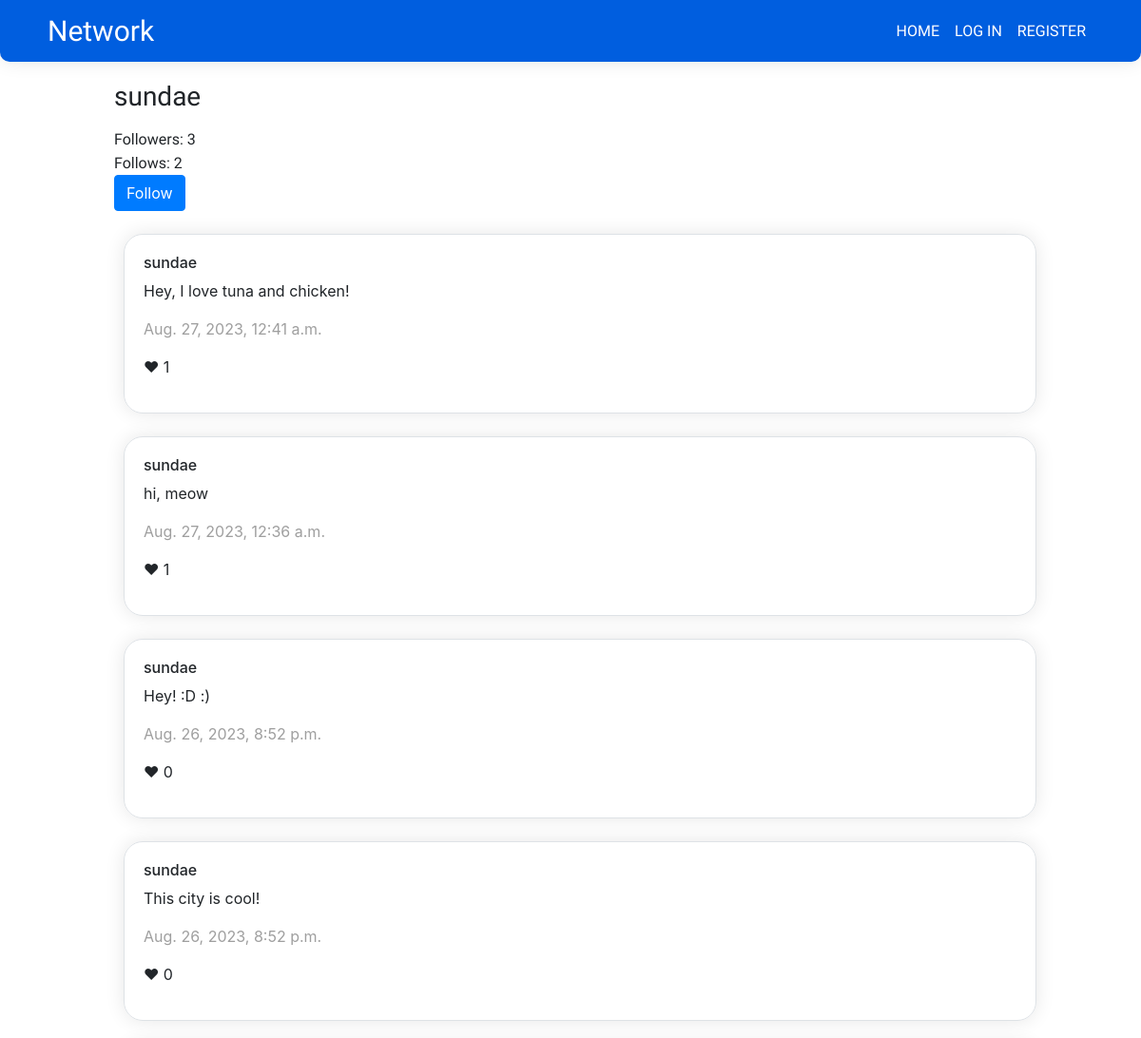
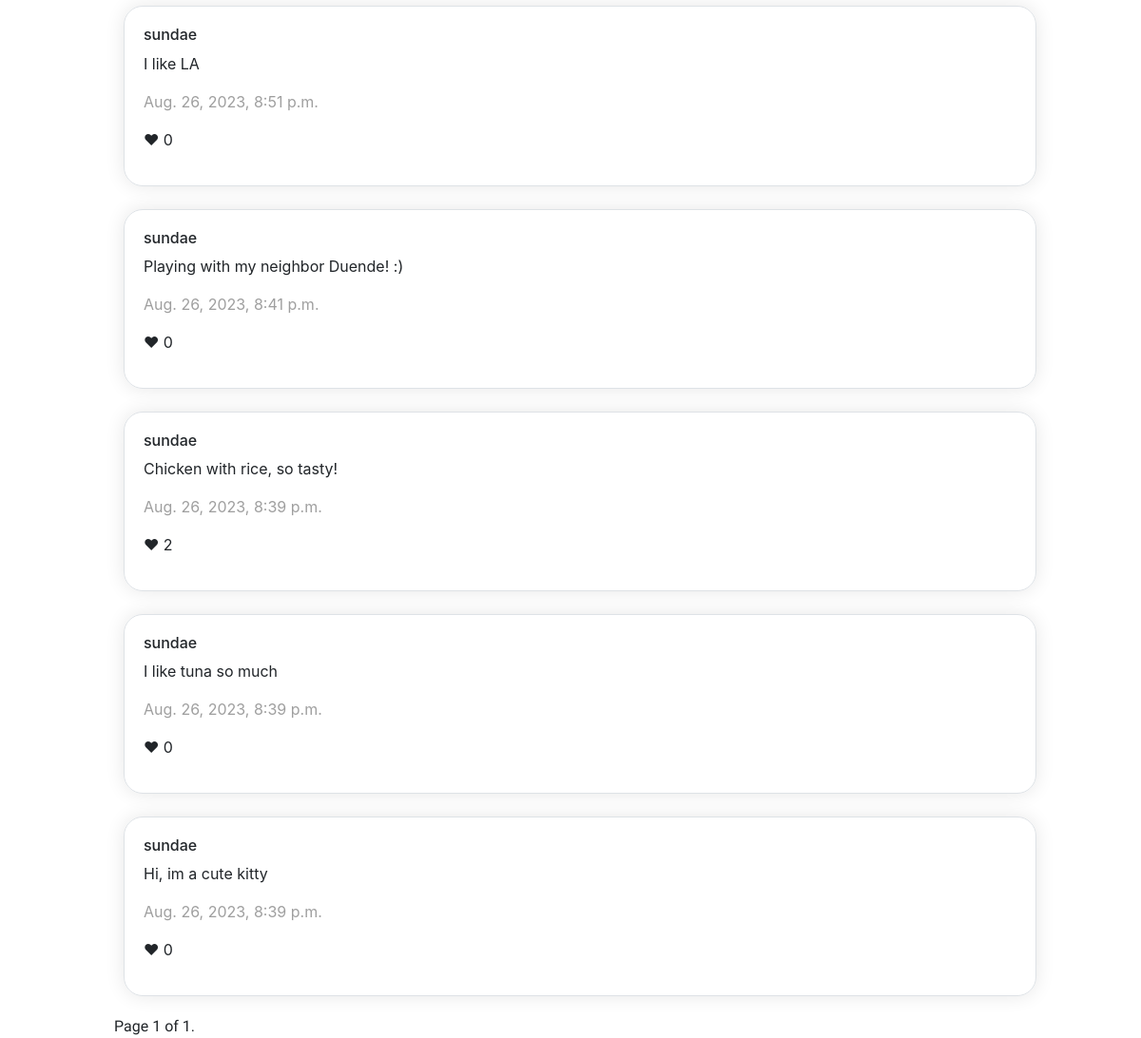
The page /user_profile/2 on the database its author committed (2 pictures, top to bottom).
### network/models.py (models this page shows, shortened)
class User(AbstractUser):
    followers = models.ManyToManyField('self', symmetrical=False, related_name='user_followers')
    follows = models.ManyToManyField('self', symmetrical=False, related_name='user_follows')

class Post(models.Model):
    content = models.CharField(max_length=140)
    user = models.ForeignKey(User, related_name=("author"), on_delete=models.CASCADE)
    date = models.DateTimeField(auto_now_add=True)
    likedBy = models.ManyToManyField(User, null=True, blank=True, related_name="likedBy")
    likes = models.IntegerField(default=0)

### network/views.py (the view)
# urls.py: path("user_profile/<int:id>", views.user_profile, name="user_profile"),
def user_profile(request, id):
    profile = User.objects.get(pk=id)
    postData = Post.objects.filter(user=profile).order_by('-date')
    followers = profile.followers.all().count()
    follows = profile.follows.all().count()
    paginator = Paginator(postData, 10)
    page_number = request.GET.get('page')
    page_obj = paginator.get_page(page_number)
    userIn = request.user
    if userIn == profile:
        isAuthor = True
    else:
        isAuthor = False
    if userIn in profile.followers.all():
        alreadyFollow = True
    else:
        alreadyFollow = False
    if userIn.is_authenticated:
        liked_post_ids = Like.objects.filter(whoLiked=userIn).values_list('postLiked_id', flat=True)
    else:
        liked_post_ids =[]
    return render(request, "network/user_profile.html", {
        "posts":page_obj,
        "userProf":profile,
        "userIn": userIn,
        "followers":followers,
        "follows":follows,
        "alreadyFollow":alreadyFollow,
        "isAuthor":isAuthor,
        "profile":profile,
        "likedPostsId": liked_post_ids
    })

### network/templates/network/user_profile.html (shortened to what this page needs)
{% extends "network/layout.html" %} {% block body %}
<div class="container-center">
    <h3 class="francois-one-regular">{{ userProf }}</h3>
    <div style="margin-top: 15px;">
      <a class="quicksand">Followers: {{ followers }}</a>
      <br>
      <a class="quicksand">Follows: {{ follows }}</a>
    </div>
  {% if alreadyFollow %}
  <form method="POST" action="{% url 'unfollow' id=profile.id %}">
    {% csrf_token %}
  <button class="btn btn-primary" type="submit">Unfollow</button>
  </form>
  {% elif not isAuthor %}
  <form method="POST" action="{% url 'follow' id=profile.id %}">
  <button class="btn btn-primary" type="submit">Follow</button>
  </form>
  {% endif %}
  {% for post in posts %}
  <div class="newpost border mt-4" id="post-{{ post.id }}">
    <h6>{{post.user}}</h6>
    <p id="content-{{ post.id }}">{{post.content}}</p>
    <p style="color:#9F9F9F;">{{post.date}}</p>
    <p id="likes-{{post.id}}">	&hearts; {{post.likes}}</p>
  </div>
  {% endfor %}
  <div class="pagination quicksand">
    <span class="step-links">
        <span class="current">
            Page {{ posts.number }} of {{ posts.paginator.num_pages }}.
        </span>
    </span>
</div>
</div>
{% endblock %}

### network/static/network/styles.css (style rules this page uses)
.quicksand { font-family: "Quicksand", sans-serif; font-optical-sizing: auto; font-weight: 500; font-style: normal; }
.francois-one-regular { font-family: "Francois One", sans-serif; font-weight: 400; font-style: normal; }
.newpost { width: 100%; padding: 20px; height: auto; border-radius: 20px; box-shadow: 0 0 20px #e7e7e7; margin: 20px 10px; }
.container-center { margin-left: auto; margin-right: auto; width: 80vw; margin-top: 20px; }

### rows shown on the page
User: username "sundae"
Post: user "sundae", content "Hey, I love tuna and chicken!", date "Aug. 27, 2023, 12:41 a.m.", likes "1"
Post: user "sundae", content "hi, meow", date "Aug. 27, 2023, 12:36 a.m.", likes "1"
Post: user "sundae", content "Hey! :D :)", date "Aug. 26, 2023, 8:52 p.m.", likes "0"
Post: user "sundae", content "This city is cool!", date "Aug. 26, 2023, 8:52 p.m.", likes "0"
Post: user "sundae", content "I like LA", date "Aug. 26, 2023, 8:51 p.m.", likes "0"
Post: user "sundae", content "Playing with my neighbor Duende! :)", date "Aug. 26, 2023, 8:41 p.m.", likes "0"
Post: user "sundae", content "Chicken with rice, so tasty!", date "Aug. 26, 2023, 8:39 p.m.", likes "2"
Post: user "sundae", content "I like tuna so much", date "Aug. 26, 2023, 8:39 p.m.", likes "0"
Post: user "sundae", content "Hi, im a cute kitty", date "Aug. 26, 2023, 8:39 p.m.", likes "0"

### other values the page prints
{{ followers }} "3"
{{ follows }} "2"
{{ posts.number }} "1"
{{ posts.paginator.num_pages }} "1"
